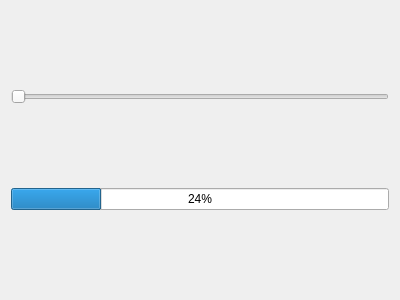
<?xml version="1.0" encoding="UTF-8"?>
<ui version="4.0">
 <class>Dialog</class>
 <widget class="QDialog" name="Dialog">
  <property name="geometry">
   <rect>
    <x>0</x>
    <y>0</y>
    <width>400</width>
    <height>300</height>
   </rect>
  </property>
  <property name="windowTitle">
   <string>Dialog</string>
  </property>
  <layout class="QVBoxLayout" name="verticalLayout">
   <item>
    <widget class="QSlider" name="horizontalSlider">
     <property name="orientation">
      <enum>Qt::Horizontal</enum>
     </property>
    </widget>
   </item>
   <item>
    <widget class="QProgressBar" name="progressBar">
     <property name="value">
      <number>24</number>
     </property>
    </widget>
   </item>
  </layout>
 </widget>
 <layoutdefault spacing="6" margin="11"/>
 <resources/>
 <connections/>
</ui>
